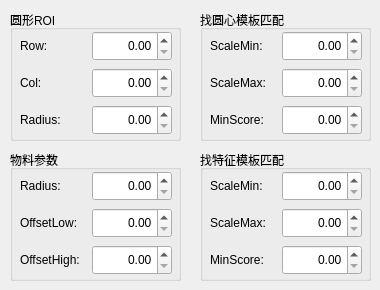
   <widget class="QWidget" name="tab_Cam4">
    <attribute name="title">
     <string>Cam4参数</string>
    </attribute>
    <widget class="QGroupBox" name="groupBox_14">
     <property name="geometry">
      <rect>
       <x>200</x>
       <y>10</y>
       <width>171</width>
       <height>131</height>
      </rect>
     </property>
     <property name="title">
      <string>找圆心模板匹配</string>
     </property>
     <widget class="QWidget" name="horizontalLayoutWidget_15">
      <property name="geometry">
       <rect>
        <x>10</x>
        <y>20</y>
        <width>152</width>
        <height>106</height>
       </rect>
      </property>
      <layout class="QHBoxLayout" name="horizontalLayout_15">
       <item>
        <layout class="QVBoxLayout" name="verticalLayout_29">
         <item>
          <widget class="QLabel" name="label_45">
           <property name="minimumSize">
            <size>
             <width>60</width>
             <height>30</height>
            </size>
           </property>
           <property name="maximumSize">
            <size>
             <width>70</width>
             <height>30</height>
            </size>
           </property>
           <property name="text">
            <string>ScaleMin:</string>
           </property>
           <property name="alignment">
            <set>Qt::AlignLeading|Qt::AlignLeft|Qt::AlignVCenter</set>
           </property>
          </widget>
         </item>
         <item>
          <widget class="QLabel" name="label_46">
           <property name="minimumSize">
            <size>
             <width>60</width>
             <height>30</height>
            </size>
           </property>
           <property name="maximumSize">
            <size>
             <width>70</width>
             <height>30</height>
            </size>
           </property>
           <property name="text">
            <string>ScaleMax:</string>
           </property>
           <property name="alignment">
            <set>Qt::AlignLeading|Qt::AlignLeft|Qt::AlignVCenter</set>
           </property>
          </widget>
         </item>
         <item>
          <widget class="QLabel" name="label_47">
           <property name="minimumSize">
            <size>
             <width>60</width>
             <height>30</height>
            </size>
           </property>
           <property name="maximumSize">
            <size>
             <width>70</width>
             <height>30</height>
            </size>
           </property>
           <property name="text">
            <string>MinScore:</string>
           </property>
           <property name="alignment">
            <set>Qt::AlignLeading|Qt::AlignLeft|Qt::AlignVCenter</set>
           </property>
          </widget>
         </item>
        </layout>
       </item>
       <item>
        <layout class="QVBoxLayout" name="verticalLayout_30">
         <item>
          <widget class="QDoubleSpinBox" name="p_cam4_circle_model_scalemin">
           <property name="minimumSize">
            <size>
             <width>80</width>
             <height>30</height>
            </size>
           </property>
           <property name="maximumSize">
            <size>
             <width>80</width>
             <height>30</height>
            </size>
           </property>
           <property name="alignment">
            <set>Qt::AlignRight|Qt::AlignTrailing|Qt::AlignVCenter</set>
           </property>
           <property name="maximum">
            <double>100.000000000000000</double>
           </property>
           <property name="singleStep">
            <double>0.100000000000000</double>
           </property>
          </widget>
         </item>
         <item>
          <widget class="QDoubleSpinBox" name="p_cam4_circle_model_scalemax">
           <property name="minimumSize">
            <size>
             <width>80</width>
             <height>30</height>
            </size>
           </property>
           <property name="maximumSize">
            <size>
             <width>80</width>
             <height>30</height>
            </size>
           </property>
           <property name="alignment">
            <set>Qt::AlignRight|Qt::AlignTrailing|Qt::AlignVCenter</set>
           </property>
           <property name="maximum">
            <double>100.000000000000000</double>
           </property>
           <property name="singleStep">
            <double>0.100000000000000</double>
           </property>
          </widget>
         </item>
         <item>
          <widget class="QDoubleSpinBox" name="p_cam4_circle_model_minscore">
           <property name="minimumSize">
            <size>
             <width>80</width>
             <height>30</height>
            </size>
           </property>
           <property name="maximumSize">
            <size>
             <width>80</width>
             <height>30</height>
            </size>
           </property>
           <property name="alignment">
            <set>Qt::AlignRight|Qt::AlignTrailing|Qt::AlignVCenter</set>
           </property>
           <property name="maximum">
            <double>1.000000000000000</double>
           </property>
           <property name="singleStep">
            <double>0.010000000000000</double>
           </property>
          </widget>
         </item>
        </layout>
       </item>
      </layout>
     </widget>
    </widget>
    <widget class="QGroupBox" name="groupBox_15">
     <property name="geometry">
      <rect>
       <x>200</x>
       <y>150</y>
       <width>171</width>
       <height>131</height>
      </rect>
     </property>
     <property name="title">
      <string>找特征模板匹配</string>
     </property>
     <widget class="QWidget" name="horizontalLayoutWidget_16">
      <property name="geometry">
       <rect>
        <x>10</x>
        <y>20</y>
        <width>152</width>
        <height>106</height>
       </rect>
      </property>
      <layout class="QHBoxLayout" name="horizontalLayout_16">
       <item>
        <layout class="QVBoxLayout" name="verticalLayout_31">
         <item>
          <widget class="QLabel" name="label_48">
           <property name="minimumSize">
            <size>
             <width>60</width>
             <height>30</height>
            </size>
           </property>
           <property name="maximumSize">
            <size>
             <width>70</width>
             <height>30</height>
            </size>
           </property>
           <property name="text">
            <string>ScaleMin:</string>
           </property>
           <property name="alignment">
            <set>Qt::AlignLeading|Qt::AlignLeft|Qt::AlignVCenter</set>
           </property>
          </widget>
         </item>
         <item>
          <widget class="QLabel" name="label_49">
           <property name="minimumSize">
            <size>
             <width>60</width>
             <height>30</height>
            </size>
           </property>
           <property name="maximumSize">
            <size>
             <width>70</width>
             <height>30</height>
            </size>
           </property>
           <property name="text">
            <string>ScaleMax:</string>
           </property>
           <property name="alignment">
            <set>Qt::AlignLeading|Qt::AlignLeft|Qt::AlignVCenter</set>
           </property>
          </widget>
         </item>
         <item>
          <widget class="QLabel" name="label_50">
           <property name="minimumSize">
            <size>
             <width>60</width>
             <height>30</height>
            </size>
           </property>
           <property name="maximumSize">
            <size>
             <width>70</width>
             <height>30</height>
            </size>
           </property>
           <property name="text">
            <string>MinScore:</string>
           </property>
           <property name="alignment">
            <set>Qt::AlignLeading|Qt::AlignLeft|Qt::AlignVCenter</set>
           </property>
          </widget>
         </item>
        </layout>
       </item>
       <item>
        <layout class="QVBoxLayout" name="verticalLayout_32">
         <item>
          <widget class="QDoubleSpinBox" name="p_cam4_feature_model_scalemin">
           <property name="minimumSize">
            <size>
             <width>80</width>
             <height>30</height>
            </size>
           </property>
           <property name="maximumSize">
            <size>
             <width>80</width>
             <height>30</height>
            </size>
           </property>
           <property name="alignment">
            <set>Qt::AlignRight|Qt::AlignTrailing|Qt::AlignVCenter</set>
           </property>
           <property name="maximum">
            <double>100.000000000000000</double>
           </property>
           <property name="singleStep">
            <double>0.100000000000000</double>
           </property>
          </widget>
         </item>
         <item>
          <widget class="QDoubleSpinBox" name="p_cam4_feature_model_scalemax">
           <property name="minimumSize">
            <size>
             <width>80</width>
             <height>30</height>
            </size>
           </property>
           <property name="maximumSize">
            <size>
             <width>80</width>
             <height>30</height>
            </size>
           </property>
           <property name="alignment">
            <set>Qt::AlignRight|Qt::AlignTrailing|Qt::AlignVCenter</set>
           </property>
           <property name="maximum">
            <double>100.000000000000000</double>
           </property>
           <property name="singleStep">
            <double>0.100000000000000</double>
           </property>
          </widget>
         </item>
         <item>
          <widget class="QDoubleSpinBox" name="p_cam4_feature_model_minscore">
           <property name="minimumSize">
            <size>
             <width>80</width>
             <height>30</height>
            </size>
           </property>
           <property name="maximumSize">
            <size>
             <width>80</width>
             <height>30</height>
            </size>
           </property>
           <property name="alignment">
            <set>Qt::AlignRight|Qt::AlignTrailing|Qt::AlignVCenter</set>
           </property>
           <property name="maximum">
            <double>1.000000000000000</double>
           </property>
           <property name="singleStep">
            <double>0.010000000000000</double>
           </property>
          </widget>
         </item>
        </layout>
       </item>
      </layout>
     </widget>
    </widget>
    <widget class="QGroupBox" name="groupBox_16">
     <property name="geometry">
      <rect>
       <x>10</x>
       <y>10</y>
       <width>171</width>
       <height>131</height>
      </rect>
     </property>
     <property name="mouseTracking">
      <bool>false</bool>
     </property>
     <property name="acceptDrops">
      <bool>false</bool>
     </property>
     <property name="autoFillBackground">
      <bool>false</bool>
     </property>
     <property name="title">
      <string>圆形ROI</string>
     </property>
     <property name="flat">
      <bool>false</bool>
     </property>
     <property name="checkable">
      <bool>false</bool>
     </property>
     <property name="checked">
      <bool>false</bool>
     </property>
     <widget class="QWidget" name="horizontalLayoutWidget_17">
      <property name="geometry">
       <rect>
        <x>10</x>
        <y>20</y>
        <width>152</width>
        <height>106</height>
       </rect>
      </property>
      <layout class="QHBoxLayout" name="horizontalLayout_17">
       <item>
        <layout class="QVBoxLayout" name="verticalLayout_33">
         <item>
          <widget class="QLabel" name="label_51">
           <property name="minimumSize">
            <size>
             <width>60</width>
             <height>30</height>
            </size>
           </property>
           <property name="maximumSize">
            <size>
             <width>70</width>
             <height>30</height>
            </size>
           </property>
           <property name="text">
            <string>Row:</string>
           </property>
           <property name="alignment">
            <set>Qt::AlignLeading|Qt::AlignLeft|Qt::AlignVCenter</set>
           </property>
          </widget>
         </item>
         <item>
          <widget class="QLabel" name="label_52">
           <property name="minimumSize">
            <size>
             <width>60</width>
             <height>30</height>
            </size>
           </property>
           <property name="maximumSize">
            <size>
             <width>70</width>
             <height>30</height>
            </size>
           </property>
           <property name="text">
            <string>Col:</string>
           </property>
           <property name="alignment">
            <set>Qt::AlignLeading|Qt::AlignLeft|Qt::AlignVCenter</set>
           </property>
          </widget>
         </item>
         <item>
          <widget class="QLabel" name="label_53">
           <property name="minimumSize">
            <size>
             <width>60</width>
             <height>30</height>
            </size>
           </property>
           <property name="maximumSize">
            <size>
             <width>70</width>
             <height>30</height>
            </size>
           </property>
           <property name="text">
            <string>Radius:</string>
           </property>
           <property name="alignment">
            <set>Qt::AlignLeading|Qt::AlignLeft|Qt::AlignVCenter</set>
           </property>
          </widget>
         </item>
        </layout>
       </item>
       <item>
        <layout class="QVBoxLayout" name="verticalLayout_34">
         <item>
          <widget class="QDoubleSpinBox" name="p_cam4_circle_row">
           <property name="minimumSize">
            <size>
             <width>80</width>
             <height>30</height>
            </size>
           </property>
           <property name="maximumSize">
            <size>
             <width>80</width>
             <height>30</height>
            </size>
           </property>
           <property name="alignment">
            <set>Qt::AlignRight|Qt::AlignTrailing|Qt::AlignVCenter</set>
           </property>
           <property name="maximum">
            <double>2048.000000000000000</double>
           </property>
           <property name="singleStep">
            <double>1.000000000000000</double>
           </property>
          </widget>
         </item>
         <item>
          <widget class="QDoubleSpinBox" name="p_cam4_circle_col">
           <property name="minimumSize">
            <size>
             <width>80</width>
             <height>30</height>
            </size>
           </property>
           <property name="maximumSize">
            <size>
             <width>80</width>
             <height>30</height>
            </size>
           </property>
           <property name="alignment">
            <set>Qt::AlignRight|Qt::AlignTrailing|Qt::AlignVCenter</set>
           </property>
           <property name="maximum">
            <double>2448.000000000000000</double>
           </property>
          </widget>
         </item>
         <item>
          <widget class="QDoubleSpinBox" name="p_cam4_circle_radius">
           <property name="minimumSize">
            <size>
             <width>80</width>
             <height>30</height>
            </size>
           </property>
           <property name="maximumSize">
            <size>
             <width>80</width>
             <height>30</height>
            </size>
           </property>
           <property name="alignment">
            <set>Qt::AlignRight|Qt::AlignTrailing|Qt::AlignVCenter</set>
           </property>
           <property name="maximum">
            <double>2448.000000000000000</double>
           </property>
          </widget>
         </item>
        </layout>
       </item>
      </layout>
     </widget>
    </widget>
    <widget class="QGroupBox" name="groupBox_17">
     <property name="geometry">
      <rect>
       <x>10</x>
       <y>150</y>
       <width>171</width>
       <height>131</height>
      </rect>
     </property>
     <property name="mouseTracking">
      <bool>false</bool>
     </property>
     <property name="acceptDrops">
      <bool>false</bool>
     </property>
     <property name="autoFillBackground">
      <bool>false</bool>
     </property>
     <property name="title">
      <string>物料参数</string>
     </property>
     <property name="flat">
      <bool>false</bool>
     </property>
     <property name="checkable">
      <bool>false</bool>
     </property>
     <property name="checked">
      <bool>false</bool>
     </property>
     <widget class="QWidget" name="horizontalLayoutWidget_18">
      <property name="geometry">
       <rect>
        <x>10</x>
        <y>20</y>
        <width>152</width>
        <height>106</height>
       </rect>
      </property>
      <layout class="QHBoxLayout" name="horizontalLayout_18">
       <item>
        <layout class="QVBoxLayout" name="verticalLayout_35">
         <item>
          <widget class="QLabel" name="label_54">
           <property name="minimumSize">
            <size>
             <width>60</width>
             <height>30</height>
            </size>
           </property>
           <property name="maximumSize">
            <size>
             <width>70</width>
             <height>30</height>
            </size>
           </property>
           <property name="text">
            <string>Radius:</string>
           </property>
           <property name="alignment">
            <set>Qt::AlignLeading|Qt::AlignLeft|Qt::AlignVCenter</set>
           </property>
          </widget>
         </item>
         <item>
          <widget class="QLabel" name="label_55">
           <property name="minimumSize">
            <size>
             <width>60</width>
             <height>30</height>
            </size>
           </property>
           <property name="maximumSize">
            <size>
             <width>70</width>
             <height>30</height>
            </size>
           </property>
           <property name="text">
            <string>OffsetLow:</string>
           </property>
           <property name="alignment">
            <set>Qt::AlignLeading|Qt::AlignLeft|Qt::AlignVCenter</set>
           </property>
          </widget>
         </item>
         <item>
          <widget class="QLabel" name="label_56">
           <property name="minimumSize">
            <size>
             <width>60</width>
             <height>30</height>
            </size>
           </property>
           <property name="maximumSize">
            <size>
             <width>70</width>
             <height>30</height>
            </size>
           </property>
           <property name="text">
            <string>OffsetHigh:</string>
           </property>
           <property name="alignment">
            <set>Qt::AlignLeading|Qt::AlignLeft|Qt::AlignVCenter</set>
           </property>
          </widget>
         </item>
        </layout>
       </item>
       <item>
        <layout class="QVBoxLayout" name="verticalLayout_36">
         <item>
          <widget class="QDoubleSpinBox" name="p_cam4_material_radius">
           <property name="minimumSize">
            <size>
             <width>80</width>
             <height>30</height>
            </size>
           </property>
           <property name="maximumSize">
            <size>
             <width>80</width>
             <height>30</height>
            </size>
           </property>
           <property name="alignment">
            <set>Qt::AlignRight|Qt::AlignTrailing|Qt::AlignVCenter</set>
           </property>
           <property name="maximum">
            <double>2048.000000000000000</double>
           </property>
           <property name="singleStep">
            <double>1.000000000000000</double>
           </property>
          </widget>
         </item>
         <item>
          <widget class="QDoubleSpinBox" name="p_cam4_material_offsetlow">
           <property name="minimumSize">
            <size>
             <width>80</width>
             <height>30</height>
            </size>
           </property>
           <property name="maximumSize">
            <size>
             <width>80</width>
             <height>30</height>
            </size>
           </property>
           <property name="alignment">
            <set>Qt::AlignRight|Qt::AlignTrailing|Qt::AlignVCenter</set>
           </property>
           <property name="maximum">
            <double>50.000000000000000</double>
           </property>
          </widget>
         </item>
         <item>
          <widget class="QDoubleSpinBox" name="p_cam4_material_offsethigh">
           <property name="minimumSize">
            <size>
             <width>80</width>
             <height>30</height>
            </size>
           </property>
           <property name="maximumSize">
            <size>
             <width>80</width>
             <height>30</height>
            </size>
           </property>
           <property name="alignment">
            <set>Qt::AlignRight|Qt::AlignTrailing|Qt::AlignVCenter</set>
           </property>
           <property name="maximum">
            <double>50.000000000000000</double>
           </property>
          </widget>
         </item>
        </layout>
       </item>
      </layout>
     </widget>
    </widget>
   </widget>
